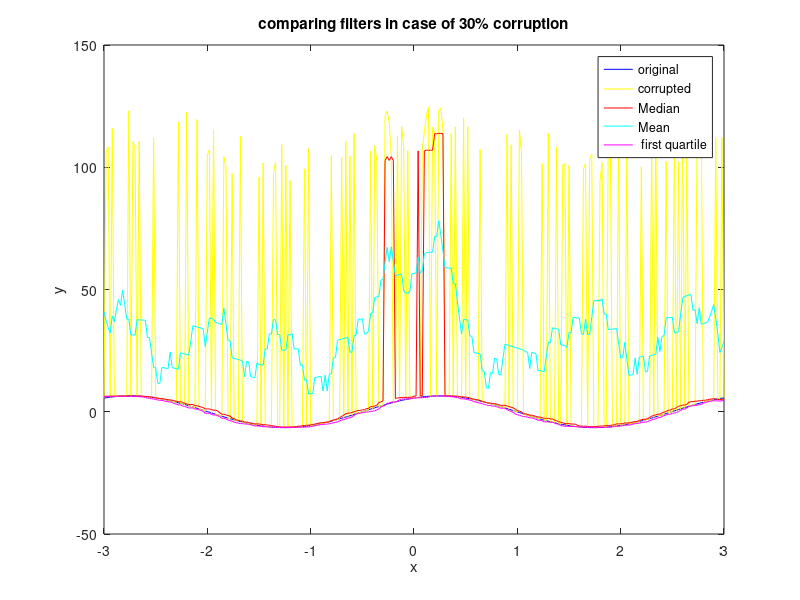
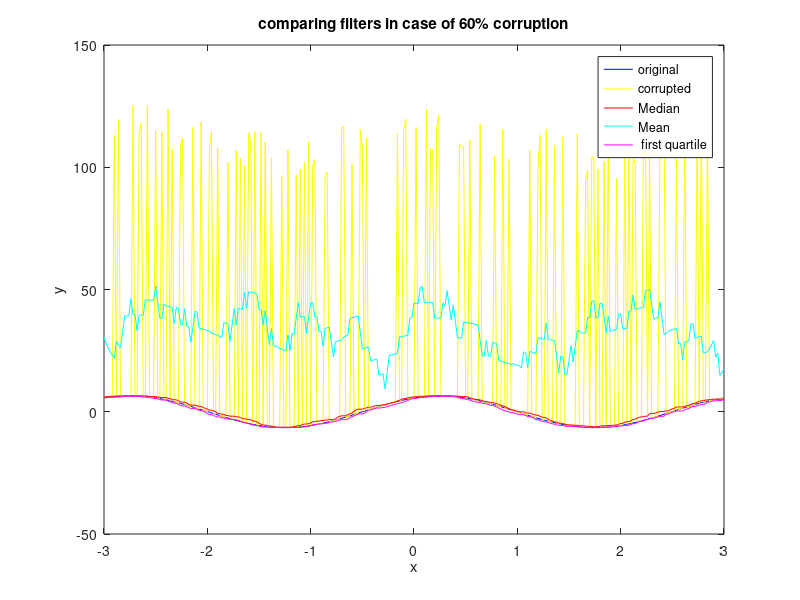

MATLAB code to generate these figures, in order:
clear; clc;
x=[-3:0.02:3];
y=6.5*sin(2.1*x+pi/3);
n=length(y);
i=randperm(n,round(0.3*n));
ysample=y(i);
r=100+(20)*rand(1,n);
z=y;
z(i)=z(i)+r(i);
ymedian=zeros(1,n);
for i=1:n
    first=max(1,i-8);
    last=min(i+8,n);
   
    ymedian(i)=median(z(first:last));
end

ymean=zeros(1,n);
for i=1:n
    last=min(i+8,n);
    first=max(1,i-8);
    ymean(i)=mean(z(first:last));
end

yquartile=zeros(1,n);
for i=1:n
    last=min(i+8,n);
    first=max(1,i-8);
    full=z(first:last);
    yquartile(i) =prctile(full,25);
end
figure;
plot(x,y,'b');
hold on;
plot(x,z,'y');
plot(x,ymedian,'r');
plot(x,ymean,'c');
plot(x,yquartile,'m');
legend('original','corrupted','Median','Mean',' first quartile');
xlabel('x');
ylabel('y');
title('comparing filters in case of 30% corruption');



meansqr=sum((y-ymean).^2)/sum(y.^2);
mediansqr=sum((y-ymedian).^2)/sum(y.^2);
yquartilesqr=sum((y-yquartile).^2)/sum(y.^2);
disp('for 30% corruption');
disp(['Mean Squared Error: ', num2str(meansqr)]);
disp(['Median Squared Error: ', num2str(mediansqr)]);
disp(['Quartile Squared Error: ', num2str(yquartilesqr)]);

p=randperm(n,round(0.3*n));
ysample2=y(p);
r2=100+(20)*rand(1,n);
z2=y;
z2(p)=z2(p)+r2(p);
ymedian2=zeros(1,n);
for i=1:n
    first=max(1,i-8);
    last=min(i+8,n);
   
    ymedian2(i)=median(z2(first:last));
end

ymean=zeros(1,n);
for i=1:n
    last=min(i+8,n);
    first=max(1,i-8);
    ymean2(i)=mean(z2(first:last));
end

yquartile2=zeros(1,n);
for i=1:n
    last=min(i+8,n);
    first=max(1,i-8);
    full=z2(first:last);
    yquartile2(i) =prctile(full,25);
end
figure;
plot(x,y,'b');
hold on;
plot(x,z2,'y');
plot(x,ymedian2,'r');
plot(x,ymean2,'c');
plot(x,yquartile2,'m');
legend('original','corrupted','Median','Mean',' first quartile');
xlabel('x');
ylabel('y');
title('comparing filters in case of 60% corruption');



meansqr2=sum((y-ymean2).^2)/sum(y.^2);
mediansqr2=sum((y-ymedian2).^2)/sum(y.^2);
yquartilesqr2=sum((y-yquartile2).^2)/sum(y.^2);
disp('for 60% corruption');
disp(['Mean Squared Error: ', num2str(meansqr2)]);
disp(['Median Squared Error: ', num2str(mediansqr2)]);
disp(['Quartile Squared Error: ', num2str(yquartilesqr2)]);
